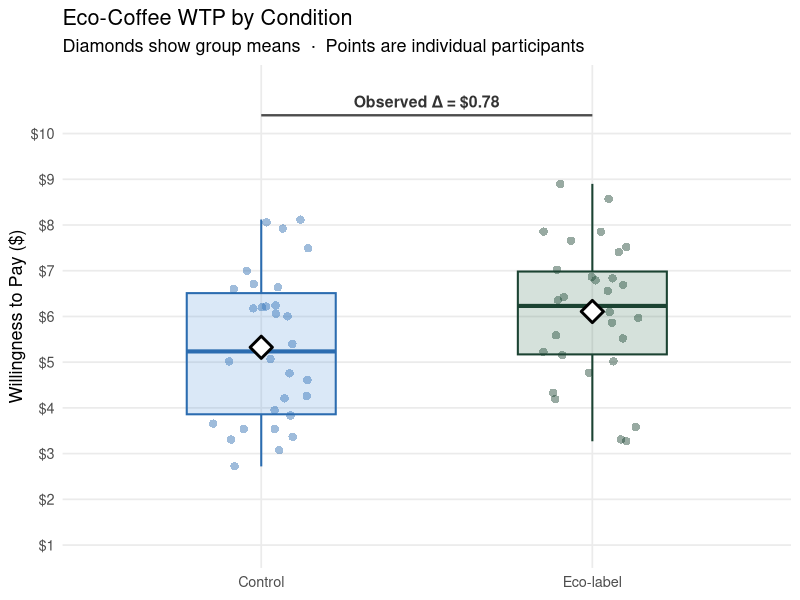
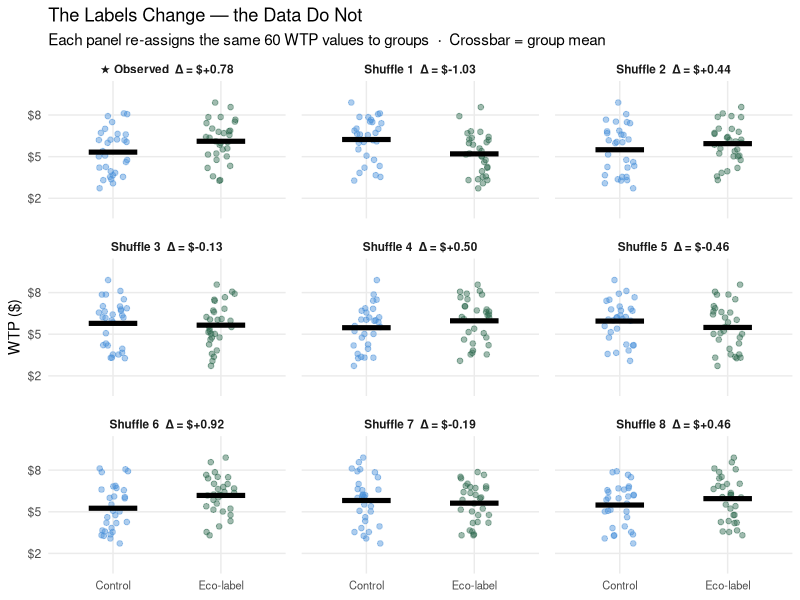
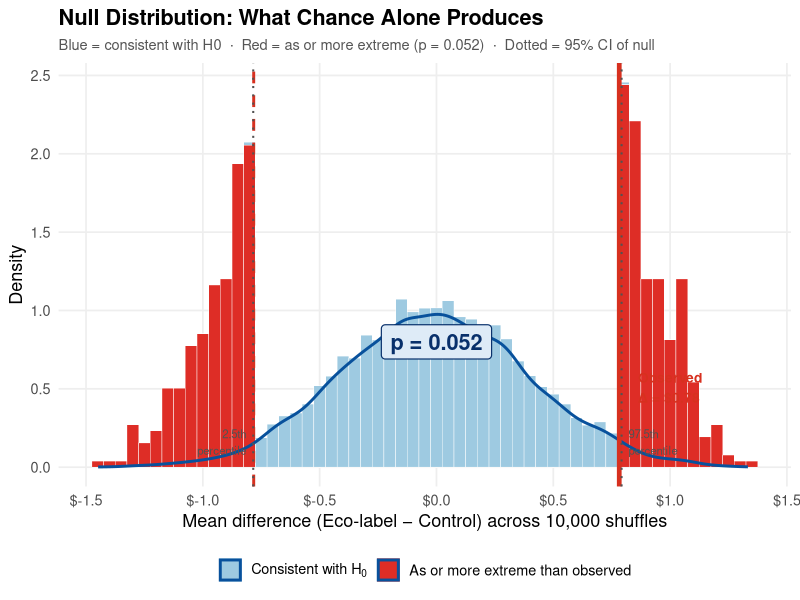
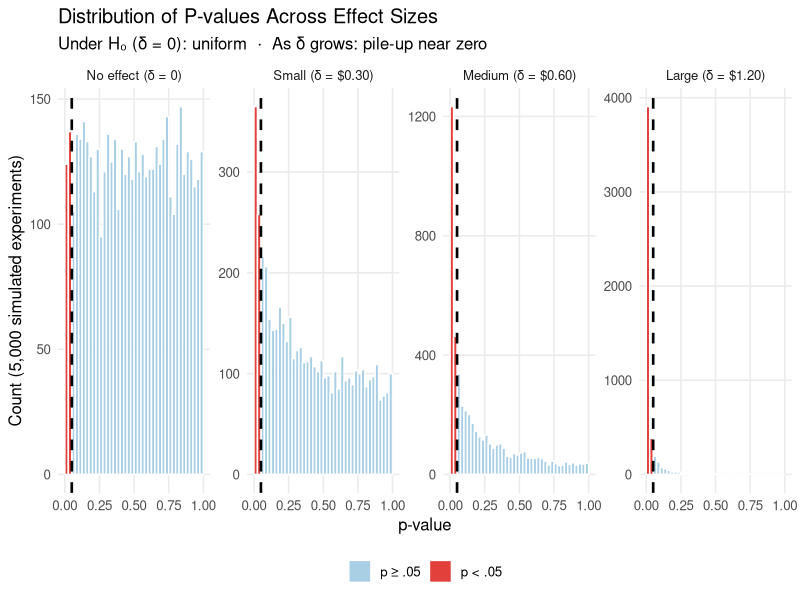

Here is the R script that generated these plots, in order:
## ---- chunk 1
knitr::opts_chunk$set(
  echo    = TRUE,
  fig.width  = 9,
  fig.height = 5,
  fig.path   = "figs/",
  dev        = "svg"
)
dir.create("figs", recursive = TRUE, showWarnings = FALSE)
## ---- chunk 2
#| code-summary: "▶ Load required packages"
# install.packages(c("tidyverse","ggplot2","knitr","scales","patchwork"))

library(tidyverse)
library(ggplot2)
library(knitr)
library(scales)
library(patchwork)
if (!requireNamespace("lavaan", quietly = TRUE)) install.packages("lavaan")
library(lavaan)

set.seed(2025)
## ---- chunk 3
#| code-summary: "▶ Simulate WTP data and compute observed difference"

N    <- 60
mu   <- 5.50    # True population mean WTP ($)
sig  <- 1.50    # True population SD ($)

# All 60 participants are drawn from the same population (the null is true).
# We search for a draw where the eco-label group happened to score ~$0.80 higher
# purely by chance — matching the study description above.
# With N = 60 and SD = $1.50 the SE of the difference is ~$0.39, so a gap of $0.80
# corresponds to a t-statistic of ~2.1 and occurs in roughly 4% of random samples.
# That is the pedagogical point: this seemingly large difference can arise under H₀.
seed_use <- NA_integer_
for (s in seq_len(50000)) {
  set.seed(s)
  wtp_try <- pmax(pmin(round(rnorm(N, mu, sig), 2), 10), 1)
  d_try   <- mean(wtp_try[31:60]) - mean(wtp_try[1:30])
  if (d_try >= 0.75 && d_try <= 0.85) { seed_use <- s; break }
}
if (is.na(seed_use)) stop("No seed found in 50,000 tries — adjust target range")

set.seed(seed_use)
wtp_all   <- pmax(pmin(round(rnorm(N, mu, sig), 2), 10), 1)
group     <- factor(rep(c("Control", "Eco-label"), each = N / 2))
df_coffee <- data.frame(wtp = wtp_all, group = group)

obs_diff <- mean(df_coffee$wtp[df_coffee$group == "Eco-label"]) -
            mean(df_coffee$wtp[df_coffee$group == "Control"])

cat(sprintf("Observed mean difference: $%.2f\n", obs_diff))
## ---- chunk 4
#| code-summary: "▶ Plot: raw WTP by condition"

ggplot(df_coffee, aes(x = group, y = wtp, fill = group, color = group)) +
  geom_jitter(width = 0.15, alpha = 0.45, size = 2.5, shape = 16) +
  geom_boxplot(alpha = 0.20, outlier.shape = NA, width = 0.45, linewidth = 0.7) +
  stat_summary(fun = mean, geom = "point", shape = 23, size = 5,
               fill = "white", color = "black", stroke = 1.5) +
  annotate("segment", x = 1, xend = 2, y = 10.4, yend = 10.4,
           color = "gray30", linewidth = 0.8) +
  annotate("text", x = 1.5, y = 10.7,
           label = sprintf("Observed \u0394 = $%.2f", obs_diff),
           size = 4, color = "gray20", fontface = "bold") +
  scale_fill_manual(values  = c("Control" = "#4a90d9", "Eco-label" = "#2d6a4f")) +
  scale_color_manual(values = c("Control" = "#2b6cb0", "Eco-label" = "#1b4332")) +
  scale_y_continuous(limits = c(1, 11), breaks = 1:10,
                     labels = function(x) paste0("$", x)) +
  labs(x = NULL, y = "Willingness to Pay ($)",
       title = "Eco-Coffee WTP by Condition",
       subtitle = "Diamonds show group means  \u00b7  Points are individual participants") +
  theme_minimal(base_size = 13) +
  theme(legend.position = "none", panel.grid.minor = element_blank())
## ---- chunk 5
#| code-summary: "▶ Run permutation test (10,000 label shuffles)"

set.seed(42)
n_perm      <- 10000
n_per_group <- N / 2

null_dist <- replicate(n_perm, {
  shuffled <- sample(df_coffee$wtp)
  mean(shuffled[1:n_per_group]) - mean(shuffled[(n_per_group + 1):N])
})

p_val <- mean(abs(null_dist) >= abs(obs_diff))

cat(sprintf("Two-sided permutation p-value: %.3f\n", p_val))
cat(sprintf("95%% CI of null distribution: [$%.2f, $%.2f]\n",
            quantile(null_dist, 0.025), quantile(null_dist, 0.975)))
## ---- chunk 6
#| code-summary: "▶ Plot: 9 panels — observed data + 8 individual shuffles"

set.seed(77)
n_show <- 8

# Build the observed panel
obs_pnl <- data.frame(
  wtp       = df_coffee$wtp,
  group     = df_coffee$group,
  panel_id  = 0L,
  diff_k    = obs_diff
)

# Build 8 shuffle panels
shuf_list <- lapply(seq_len(n_show), function(k) {
  lbl  <- sample(df_coffee$group)
  dk   <- mean(df_coffee$wtp[lbl == "Eco-label"]) -
          mean(df_coffee$wtp[lbl == "Control"])
  data.frame(wtp = df_coffee$wtp, group = lbl,
             panel_id = k, diff_k = dk)
})

all_pnls <- bind_rows(obs_pnl, shuf_list)

# Build ordered panel labels
panel_meta <- all_pnls |>
  distinct(panel_id, diff_k) |>
  arrange(panel_id) |>
  mutate(panel_label = c(
    sprintf("\u2605 Observed  \u0394 = $%+.2f", diff_k[1]),
    sprintf("Shuffle %d  \u0394 = $%+.2f", seq_len(n_show), diff_k[-1])
  ))

all_pnls <- left_join(all_pnls, panel_meta |> dplyr::select(panel_id, panel_label),
                      by = "panel_id") |>
  mutate(panel_label = factor(panel_label, levels = panel_meta$panel_label))

ggplot(all_pnls, aes(x = group, y = wtp, color = group)) +
  geom_jitter(width = 0.14, alpha = 0.45, size = 1.6) +
  stat_summary(fun = mean, geom = "crossbar", width = 0.45,
               fatten = 2.5, linewidth = 0.7, color = "black") +
  facet_wrap(~panel_label, nrow = 3, ncol = 3) +
  scale_color_manual(values = c("Control" = "#4a90d9", "Eco-label" = "#2d6a4f")) +
  scale_y_continuous(limits = c(1, 10), breaks = c(2, 5, 8),
                     labels = function(x) paste0("$", x)) +
  labs(x = NULL, y = "WTP ($)",
       title = "The Labels Change — the Data Do Not",
       subtitle = "Each panel re-assigns the same 60 WTP values to groups  \u00b7  Crossbar = group mean") +
  theme_minimal(base_size = 11) +
  theme(legend.position = "none",
        strip.text = element_text(size = 8.5, face = "bold"),
        axis.text.x = element_text(size = 8),
        panel.grid.minor = element_blank(),
        panel.spacing = unit(0.8, "lines"))
## ---- chunk 7
#| code-summary: "▶ Plot: null distribution with observed difference highlighted"

null_df <- data.frame(
  diff    = null_dist,
  extreme = abs(null_dist) >= abs(obs_diff)
)

q025 <- quantile(null_dist, 0.025)
q975 <- quantile(null_dist, 0.975)

# Shared break-points so both histogram layers align perfectly
null_breaks <- seq(
  floor(min(null_dist) * 20) / 20 - 0.025,
  ceiling(max(null_dist) * 20) / 20 + 0.025,
  by = 0.05
)

ggplot(null_df, aes(x = diff, fill = extreme)) +
  geom_histogram(aes(y = after_stat(density)),
                 breaks = null_breaks, color = "white", linewidth = 0.15) +
  geom_density(aes(x = diff), data = null_df, inherit.aes = FALSE,
               color = "#08519c", linewidth = 1.0) +
  geom_vline(xintercept =  obs_diff, color = "#d7301f", linewidth = 1.6) +
  geom_vline(xintercept = -obs_diff, color = "#d7301f", linewidth = 1.0,
             linetype = "dashed") +
  geom_vline(xintercept = q025, color = "#525252", linewidth = 0.7,
             linetype = "dotted") +
  geom_vline(xintercept = q975, color = "#525252", linewidth = 0.7,
             linetype = "dotted") +
  annotate("label", x = 0, y = max(density(null_dist)$y) * 0.82,
           label = sprintf("p = %.3f", p_val),
           fill = "#deebf7", color = "#08306b", fontface = "bold", size = 5.5,
           label.size = 0.4, label.padding = unit(0.35, "lines")) +
  annotate("text",
           x = obs_diff + sign(obs_diff) * 0.08,
           y = max(density(null_dist)$y) * 0.52,
           label = sprintf("Observed\n\u0394 = $%.2f", obs_diff),
           color = "#d7301f", fontface = "bold", size = 3.5,
           hjust = ifelse(obs_diff >= 0, 0, 1)) +
  annotate("text", x = q025 - 0.03, y = 0.16,
           label = "2.5th\npercentile", color = "#525252", size = 2.9, hjust = 1) +
  annotate("text", x = q975 + 0.03, y = 0.16,
           label = "97.5th\npercentile", color = "#525252", size = 2.9, hjust = 0) +
  scale_fill_manual(
    values = c("FALSE" = "#9ecae1", "TRUE" = "#de2d26"),
    labels = c(expression(paste("Consistent with ", H[0])),
               "As or more extreme than observed"),
    name   = NULL
  ) +
  scale_x_continuous(breaks = seq(-1.5, 1.5, 0.5),
                     labels = function(x) sprintf("$%.1f", x)) +
  labs(
    x = "Mean difference (Eco-label \u2212 Control) across 10,000 shuffles",
    y = "Density",
    title = "Null Distribution: What Chance Alone Produces",
    subtitle = sprintf(
      "Blue = consistent with H0  \u00b7  Red = as or more extreme (p = %.3f)  \u00b7  Dotted = 95%% CI of null",
      p_val)
  ) +
  theme_minimal(base_size = 13) +
  theme(
    panel.grid.minor  = element_blank(),
    panel.grid.major  = element_line(color = "#eeeeee"),
    legend.position   = "bottom",
    plot.title        = element_text(face = "bold"),
    plot.subtitle     = element_text(color = "#555555", size = 10.5)
  )
## ---- chunk 8
#| code-summary: "▶ Compute minimum N for different true effect sizes"

true_deltas <- c(0.20, 0.40, 0.60, 0.80, 1.00, 1.50)

power_tab <- data.frame(
  true_eff  = sprintf("$%.2f", true_deltas),
  cohens_d  = round(true_deltas / sig, 2),
  n_per_grp = sapply(true_deltas, function(d) {
    ceiling(power.t.test(delta = d, sd = sig, sig.level = 0.05,
                         power = 0.80, type = "two.sample")$n)
  }),
  check.names = FALSE
) |>
  mutate(total_n    = n_per_grp * 2,
         detectable = ifelse(total_n <= 60, "\u2713 Yes", "\u2717 No"))

names(power_tab) <- c("True effect (\u03b4)", "Cohen\u2019s d",
                       "N per group (80% power)", "Total N", "Detectable at N = 60?")

kable(power_tab,
      caption = sprintf(
        "Minimum N for 80%% power at \u03b1 = .05 (SD = $%.2f, two-sided t-test)", sig))
## ---- chunk 9
#| code-summary: "▶ Plot: p-value distributions for different true effect sizes"

sim_pval <- function(effect, N = 60, mu = 5.5, sig = 1.5) {
  y_c <- rnorm(N / 2, mu,          sig)
  y_t <- rnorm(N / 2, mu + effect, sig)
  t.test(y_t, y_c)$p.value
}

effects <- c(0, 0.30, 0.60, 1.20)
labels  <- c("No effect (\u03b4 = 0)",
             "Small (\u03b4 = $0.30)",
             "Medium (\u03b4 = $0.60)",
             "Large (\u03b4 = $1.20)")

set.seed(42)
pval_df <- map2_dfr(effects, labels, function(eff, lbl) {
  data.frame(effect = lbl, p = replicate(5000, sim_pval(eff)))
}) |>
  mutate(effect = factor(effect, levels = labels),
         sig    = p < 0.05)

pval_df |>
  group_by(effect) |>
  summarise(power = mean(sig), .groups = "drop") |>
  mutate(power = percent(power, accuracy = 0.1)) |>
  kable(col.names = c("True Effect", "% experiments with p < .05"),
        caption = "Statistical power at \u03b1 = .05 (N = 60 per group, SD = $1.50)")
## ---- chunk 10
#| code-summary: "▶ Plot: p-value histograms by effect size"

ggplot(pval_df, aes(x = p, fill = sig)) +
  geom_histogram(breaks = seq(0, 1, by = 0.025), color = "white", alpha = 0.9) +
  geom_vline(xintercept = 0.05, linetype = "dashed", color = "black", linewidth = 0.9) +
  scale_fill_manual(values = c("FALSE" = "#9ecae1", "TRUE" = "#de2d26"),
                    labels = c("p \u2265 .05", "p < .05"), name = NULL) +
  facet_wrap(~effect, nrow = 1, scales = "free_y") +
  labs(x = "p-value", y = "Count (5,000 simulated experiments)",
       title = "Distribution of P-values Across Effect Sizes",
       subtitle = "Under H\u2080 (\u03b4 = 0): uniform  \u00b7  As \u03b4 grows: pile-up near zero") +
  theme_minimal(base_size = 12) +
  theme(legend.position = "bottom", panel.grid.minor = element_blank(),
        strip.text = element_text(size = 9.5))
